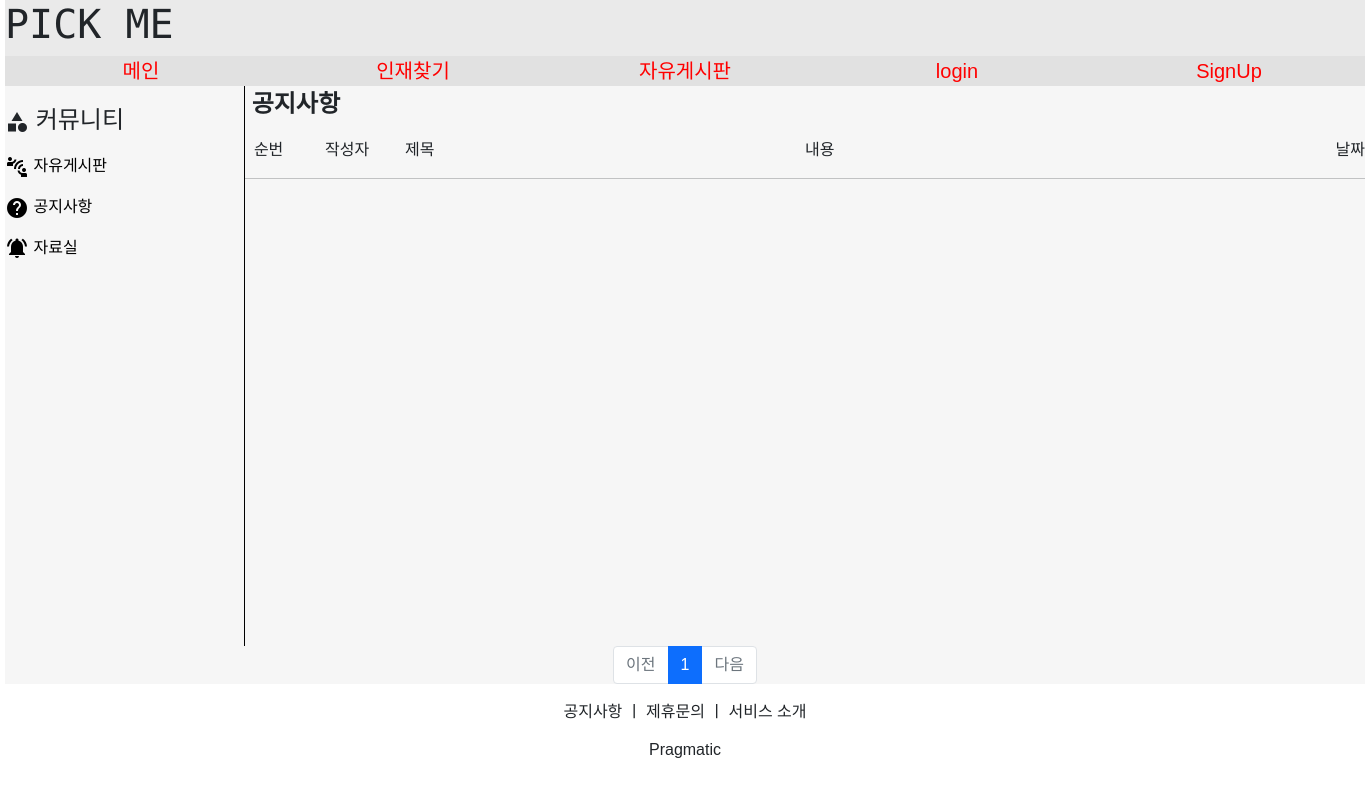
Before: /board/board_gonge_list with the older database file.
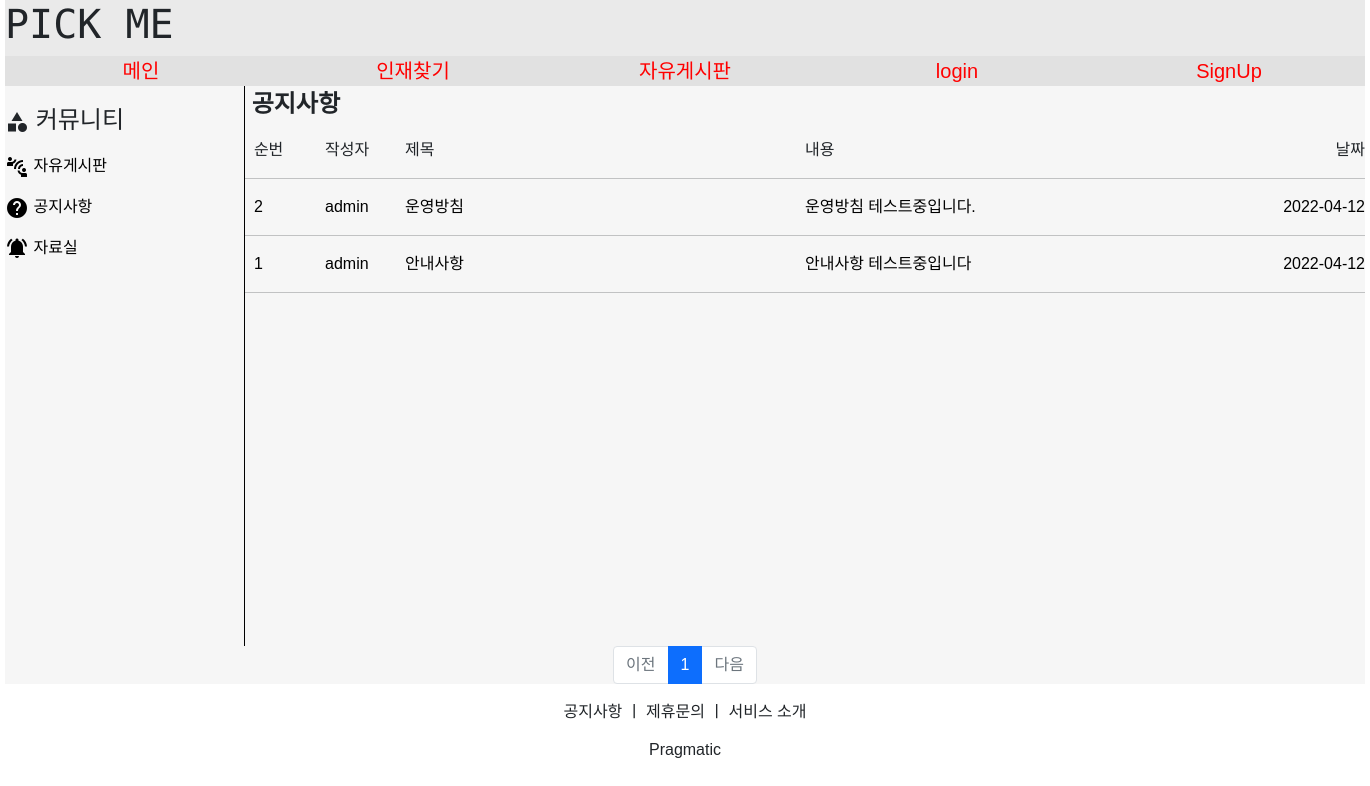
After: the same page with the newer database file.
### boardapp/models.py (models this page shows)
class Board_Gonge_Model(models.Model):
    board_gonge_user = models.ForeignKey(MyUser, on_delete=models.CASCADE, related_name='board_gonge_user')
    board_gonge_title = models.CharField(max_length=2000)
    board_gonge_detail = models.TextField()
    board_gonge_date_time = models.DateTimeField(auto_now=True)
    board_gonge_file = models.FileField(upload_to='board/', null=True, blank=True)

### accountapp/models.py (models this page shows)
class MyUser(AbstractUser):
    nickname = models.CharField(max_length=20, unique=True)
    company_group = models.CharField(max_length=100)
    company_number = models.CharField(max_length=200)
    company_name = models.CharField(max_length=200)
    company_ceo = models.CharField(max_length=100)
    company_logo = models.FileField(upload_to='company_logo/', null=True, blank=True)
    company_phone_number = models.CharField(max_length=100)
    company_paper = models.FileField(upload_to='company_paper/', null=True, blank=True)

### boardapp/views.py (the view)
# urls.py: path('board_gonge_list', views.board_gonge_list, name='board_gonge_list'),
def board_gonge_list(request):
    context={}
    page = request.GET.get('page', '1')
    gonge = Board_Gonge_Model.objects.all().order_by('-board_gonge_date_time')
    count = len(gonge)
    paginator = Paginator(gonge, 8)
    page_obj = paginator.get_page(page)
    context['gonge'] = page_obj
    context['count'] = count
    return render(request, 'board_gonge_list.html', context)

### boardapp/templates/board_gonge_list.html (shortened to what the changed rows need)
{% extends 'base-board.html' %}
{% block content %}
    {% load static %}
    <link rel="stylesheet" href="{% static 'css/board.css' %}">
    <div class="board_content">
        <div class="board_list">
            <div style="font-size:1.5rem; font-weight:bold;">
                &nbsp;공지사항
            </div>
            <div class="board_main">
                <div style="width:5rem; height:1.5rem; overflow:hidden; text-overflow:ellipsis;">
                </div>
                <div style="width:5rem; height:1.5rem; overflow:hidden; text-overflow:ellipsis;">
                </div>
                <div style="width:25rem; height:1.5rem; overflow:hidden; text-overflow:ellipsis;">
                </div>
                <div style="width:25rem; height:1.5rem; overflow:hidden; text-overflow:ellipsis;">
                </div>
                <div style="width:10rem; display:flex;">
                </div>
            </div>
            <hr>
            {% for list in gonge %}
                <a href="{% url 'boardapp:board_gonge_detail' title=list.pk %}">
                    <div class="board_main">
                        <div style="width:5rem; height:1.5rem; overflow:hidden; text-overflow:ellipsis;">
                            {{ list.pk }}
                        </div>
                        <div style="width:5rem; height:1.5rem; overflow:hidden; text-overflow:ellipsis;">
                            {{ list.board_gonge_user }}
                        </div>
                        <div style="width:25rem; height:1.5rem; overflow:hidden; text-overflow:ellipsis;">
                            {{ list.board_gonge_title }}
                        </div>
                        <div style="width:25rem; height:1.5rem; overflow:hidden; text-overflow:ellipsis;">
                            {{ list.board_gonge_detail }}
                        </div>
                        <div style="width:10rem; display:flex;">
                            <div style="margin-left:auto;">
                                {{ list.board_gonge_date_time|date:"Y-m-d" }}
                            </div>
                        </div>
                    </div>
                </a>
                <hr>
            {% endfor %}
        </div>
    </div>
    <ul class="pagination justify-content-center">
        {% for page_number in gonge.paginator.page_range %}
            {% if page_number >= gonge.number|add:-5 and page_number <= gonge.number|add:5 %}
                {% if page_number == gonge.number %}
                    <li class="page-item active" aria-current="page">
                        <a class="page-link" href="?page={{ page_number }}">{{ page_number }}</a>
                    </li>
                {% else %}
                    <li class="page-item">
                        <a class="page-link" href="?page={{ page_number }}">{{ page_number }}</a>
                    </li>
                {% endif %}
            {% endif %}
        {% endfor %}
    </ul>
{% endblock %}

Changed rows visible on the page:
added Board_Gonge_Model: pk "2", board_gonge_user "admin", board_gonge_title "운영방침", board_gonge_detail "운영방침 테스트중입니다.", board_gonge_date_time "2022-04-12"
added Board_Gonge_Model: pk "1", board_gonge_user "admin", board_gonge_title "안내사항", board_gonge_detail "안내사항 테스트중입니다", board_gonge_date_time "2022-04-12"
